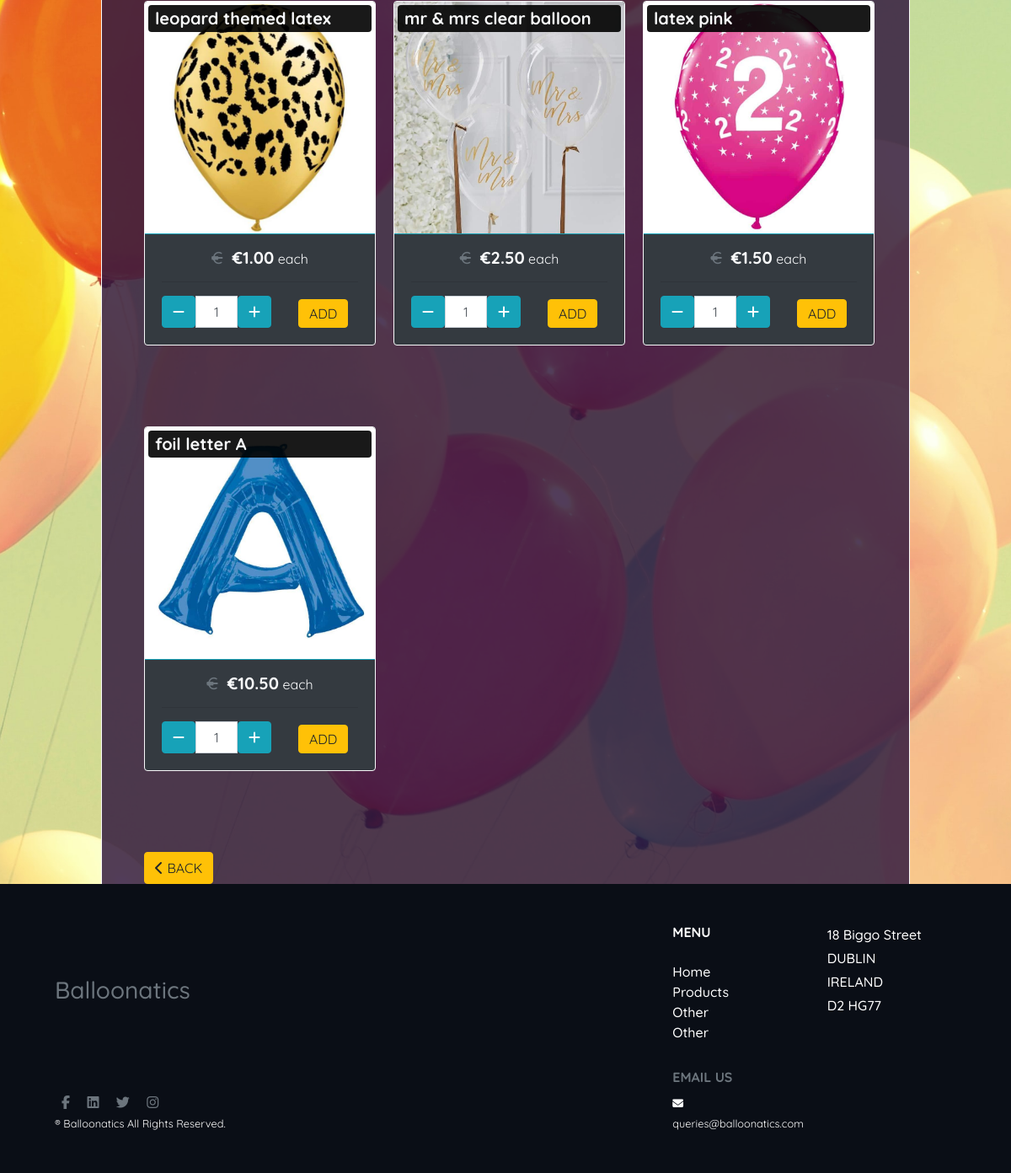
Before: /products/ (lower part) with the older database file.
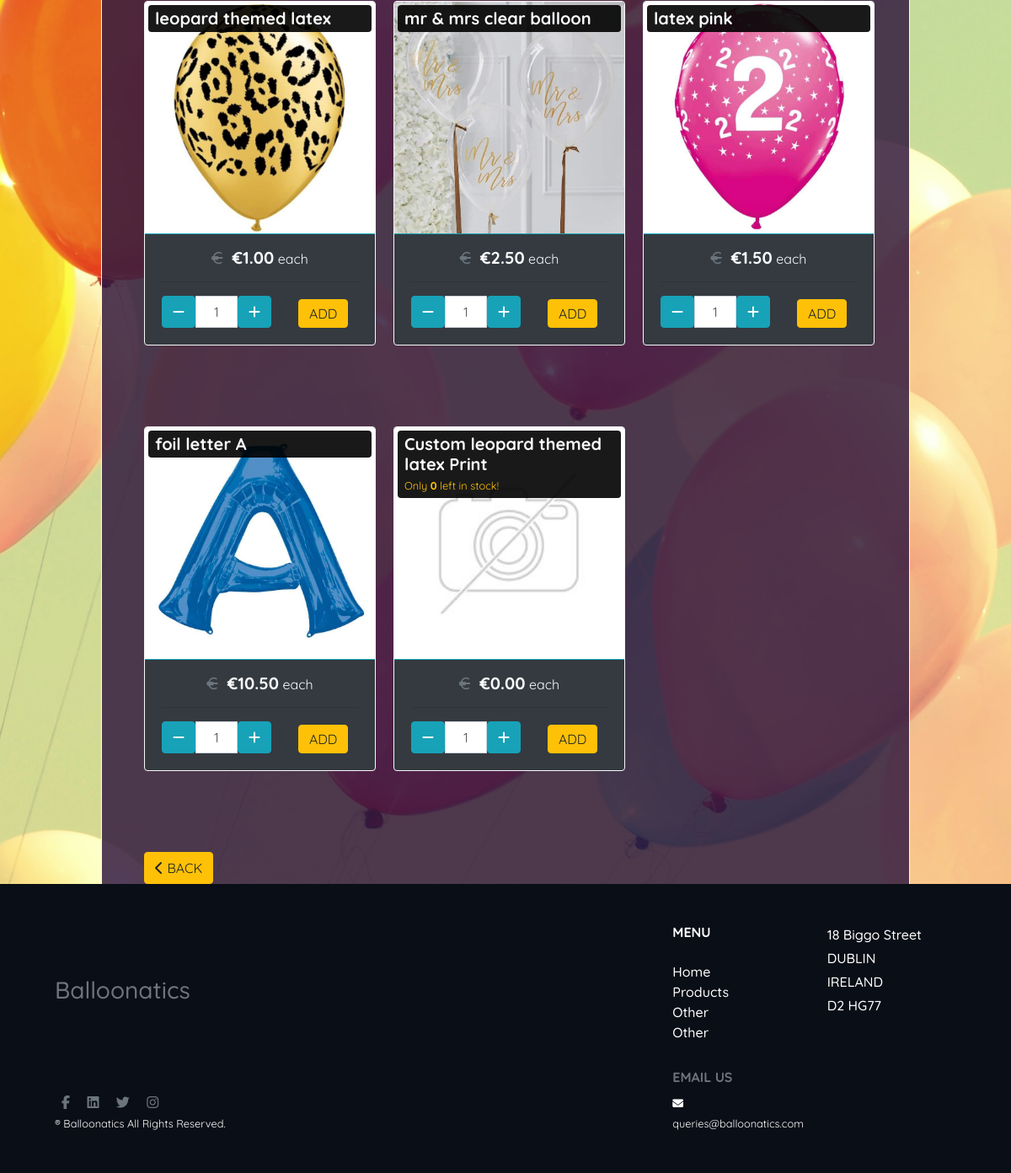
After: the same page with the newer database file.
### products/models.py (models this page shows, shortened)
class Product(models.Model):
    name = models.CharField(max_length=254, null=False, blank=False)
    category = models.ForeignKey('Category', null=True, blank=True,
                                 on_delete=models.SET_NULL)
    sub_category = models.ForeignKey('Sub_Category', null=True, blank=True,
                                     on_delete=models.SET_NULL)
    material = models.ForeignKey('Material', null=True, blank=True,
                                 on_delete=models.SET_NULL)
    uuid = models.CharField(max_length=254, null=True, blank=True)
    description = models.TextField()
    full_price = models.DecimalField(max_digits=6, decimal_places=2, blank=False,
                                default=0.00, validators=[MinValueValidator(
                                    Decimal('0.00'))])
    discounted_price = models.DecimalField(max_digits=6, decimal_places=2,
                                           blank=False, default=0.00,
                                           validators=[MinValueValidator(
                                               Decimal('0.00'))])
    rating = models.DecimalField(max_digits=6, decimal_places=2, null=True,
                                 blank=True, validators=[MinValueValidator(
                                     Decimal('0.00')), MaxValueValidator(
                                         Decimal('5.00'))])
    image = models.ImageField(null=True, blank=True)
    message = models.CharField(max_length=254, null=True, blank=True)
    is_printable = models.BooleanField(default=False)
    age = models.PositiveIntegerField(null=True, blank=True)
    color = models.ForeignKey('Color', null=True, blank=True,
                              on_delete=models.SET_NULL)
    size = models.ForeignKey('Size', null=True, blank=True,
                             on_delete=models.SET_NULL)
    qty_held = models.PositiveIntegerField(default=0)
    shipped_inflated = models.BooleanField(default=False)
    qty_in_bag = models.PositiveIntegerField(default=0) #remove and use annotation
    def calc_qty_in_bag(self, cart):
        if str(self.pk) in cart:
            return cart[str(self.pk)]
        else:
            return 0

### products/views.py (the view, shortened to what this page needs)
# urls.py: path('products/', include('products.urls')),
def products(request):
    products = Product.objects.all()
    sub_category = 'all'
    sort = None
    direction = None
    if 'sub_category' in request.GET:
        sub_category = request.GET['sub_category']
        products = Product.objects.filter(sub_category__name=sub_category)
    cart = request.session.get('cart', {})
    for product in products:
        product.qty_in_cart = product.calc_qty_in_bag(cart)
    context = {
        "products": products,
        'sub_category': sub_category,
        'current_sort': sort,
        'current_dir': direction,
        'product_alert_qty_threshold': settings.QTY_LOW_ALERT_THRESHOLD,
    }
    return render(request, 'products/products.html', context)

### cart/contexts.py (called while the page is built, shortened)
def cart_contents(request):
    cart_items = []
    total = 0
    product_count = 0
    delivery = 0.00
    cart = request.session.get('cart', {'products':{},'bundles':{},'custom_prints':{}})
    print(cart)
    if total > 0:
        delivery = round((total * Decimal(
            settings.DELIVERY_SURCHARGE)), 2)
    grand_total = Decimal(total) + Decimal(delivery)
    context = {
        'cart_items': cart_items,
        'total': total,
        'grand_total': grand_total,
        'product_count': product_count,
        'delivery': delivery,
    }
    return context

### home/contexts.py (called while the page is built)
def configure_toasts(request):
    if 'toast_autohide' in request.POST:
        toast_autohide = request.POST['toast_autohide']
    else:
        toast_autohide = settings.TOAST_AUTOHIDE
    if 'toast_delay' in request.POST:
        toast_delay = request.POST['toast_delay']
    else:
        toast_delay = settings.TOAST_DELAY
    return {
        'toast_delay': toast_delay,
        'toast_autohide': toast_autohide
    }

### products/templates/products/products.html (shortened to what this page needs)
{% extends 'base.html' %}
{% load static %}
{% block content %}
    <div class="container bg-container-dark text-light">
        <div class="row">
            {% if products %}
                {% for product in products %}
                    {% include './includes/card.html' with result=product cntxt='products' %}
                {% endfor %}
            {% else %}
                <h4>We're afraid there are currently no products under this category!</h4>
            {% endif %}
        </div>
        <div class="row mt-5">
            <div class="col-12">
                {% if products %}
                    <a href="{% url 'sub_categories' %}?category={{ products.0.category.name }}" class="btn btn-warning text-uppercase"><i class="fas fa-chevron-left"></i> back</a>
                {% else %}
                    <input type=button value="&#60; back" class="btn btn-warning mt-5 text-uppercase" onClick="javascript:history.go(-1);">
                {% endif %}
            </div>
        </div>
    </div>
{% endblock %}

### products/templates/products/includes/card.html (shortened to what this page needs)
<div class="col-12 col-md-6 col-lg-4">
    <div class="card bg-dark text-light product-card border border-light my-2 my-lg-5">
        <a href="{% if cntxt == 'categories' %}{% url 'sub_categories' %}?category={{ result.name }}{% elif cntxt == 'sub_categories' %}{% url 'products' %}?sub_category={{ result.name }}{% else %}{% url 'product_detail' result.id %}{% endif %}" class="text-dark">
            {% if result.image %}
                <img src="{{ result.image.url }}" class="card-img-top img-fluid" alt="{{ result.name }}">
            {% else %}
                <img src="{{MEDIA_URL}}noimage.png" class="card-img-top img-fluid" alt="{{ result.name }}">
            {% endif %}
            <div class="card-img-overlay">
                <div style="background-color: rgba(0, 0, 0, 0.9)" class="pl-2 py-1 rounded-3">
                    <h5 class="card-title mb-0 text-light"><strong>{{ result.name }}</strong></h5>
                    {% if product_alert_qty_threshold > result.qty_held %}
                        <p class="mb-0"><small class="text-warning">Only <strong>{{result.qty_held}}</strong> left in stock!</small></p>
                    {% endif %}
                </div>
            </div>
        </a>
        {% if cntxt == 'products' %}
            {% include './card-details.html' with result=result %}
        {% endif %}
    </div>
</div>

### products/templates/products/includes/card-details.html (shortened to what this page needs)
<div class="card-body pt-3 m-0 align-items-center border-info border-top">
    <div class="row mb-3">
        <div class="col-8 offset-2 text-center">
            {% if result.price != result.discounted_price %}
                <h5 class="my-0"><s class="text-muted">€{{ result.price }}</s><strong>&nbsp&nbsp€{{ result.discounted_price }}</strong><small> each</small></h5>
            {% else %}
                <h5 class="my-0"><strong>€{{ result.discounted_price }}</strong><small> each</small></h5>
            {% endif %}
        </div>
    </div>
    <hr>
    <form class="form" action="{% url 'add_product_to_cart' result.id %}" method="POST">
        <div class="form-row">
            <div class="col-8 align-content-center">
                <div class="input-group">
                    <span class="input-group-btn">
                        <button type="button" class="quantity-left-minus btn btn-info btn-number" data-type="minus"
                            data-field="">
                            <span class="fas fa-minus"></span>
                        </button>
                    </span>
                    <input type="text" id="qty" name="qty" class="form-control input-number text-center qty-input" value="1"
                        min="1" max="100">
                    <span class="input-group-btn">
                        <button type="button" class="quantity-right-plus btn btn-info btn-number" data-type="plus"
                            data-field="">
                            <span class="fas fa-plus"></span>
                        </button>
                    </span>
                </div>
            </div>
            <div class="col-3 align-content-center">
                <input type="submit" class="btn btn-warning text-center py-1 mt-1 text-uppercase" value="add">
            </div>
        </div>
    </form>
</div>

Changed rows visible on the page:
added Product: name "Custom leopard themed latex Print", qty_held "0", discounted_price "0.00"
